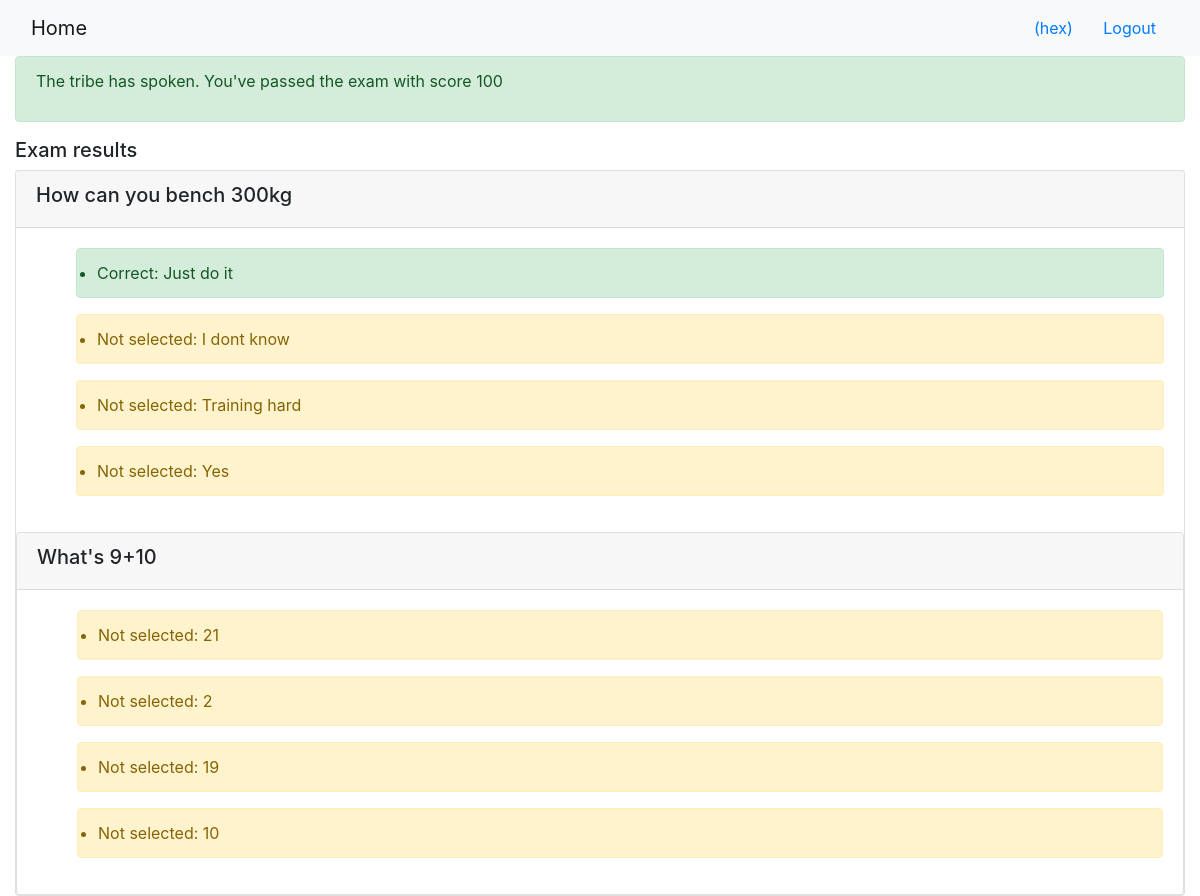
/onlinecourse/course/1/submission/1/result/ (signed in), run on the app's committed database.
### onlinecourse/models.py (models this page shows, shortened)
class Question(models.Model):
    courses = models.ManyToManyField(Course)
    lesson = models.ForeignKey(Lesson, on_delete=models.CASCADE)
    qtext = models.CharField(null=False, max_length=200)
    qvalue = models.IntegerField(null=False)

class Choice(models.Model):
 questionid = models.ForeignKey(Question, on_delete=models.CASCADE, default=0)
 ctext = models.CharField(null=False, max_length=50)
 iscorrect = models.BooleanField(default=False)

### onlinecourse/views.py (the view)
# urls.py: path('course/<int:course_id>/submission/<int:submission_id>/result/',views.show_exam_result, name ='show_exam_result'),
def show_exam_result(request, course_id, submission_id):
    context = {}
    course = get_object_or_404(Course,pk=course_id)
    lesson = Lesson.objects.get(pk=course.id)
    submission = get_object_or_404(Submission,pk=submission_id)
    submitted_choices = submission.choices.all()
    score = 0
    context['corrcho'] = []
    context['selnotcorr'] = []
    for x in submitted_choices:
        choice = Choice.objects.get(pk=x.id)
        if choice.iscorrect == True:
            context['corrcho'].append(choice.id)
            qid = choice.questionid_id
            questiono = Question.objects.get(pk=qid)
            score += questiono.qvalue
        else:
            context['selnotcorr'].append(choice.id)
    context['score'] = score
    context['lesson'] = lesson
    context['course'] = course
    return render(request, 'onlinecourse/exam_result_bootstrap.html', context)

### onlinecourse/templates/onlinecourse/exam_result_bootstrap.html (shortened to what this page needs)
<!DOCTYPE html>
<html lang="en">
<head>
    {% load static %}
    <link rel="stylesheet" href="https://maxcdn.bootstrapcdn.com/bootstrap/4.5.2/css/bootstrap.min.css">
</head>
<body>
 <nav class="navbar navbar-light bg-light">
    <div class="container-fluid">
        <div class="navbar-header">
              <a class="navbar-brand" href="{% url 'onlinecourse:index' %}">Home</a>
        </div>
        <ul class="nav navbar-nav navbar-right">
            {% if user.is_authenticated %}
            <li>
                <a class="btn btn-link" href="#">{{ user.first_name }}({{ user.username }})</a>
                <a class="btn btn-link" href="{% url 'onlinecourse:logout' %}">Logout</a>
            </li>
            {% endif %}
        </ul>
    </div>
</nav>
<div class="container-fluid">
    {% if score > 60 %}
    <div class="alert alert-success">
       <p>The tribe has spoken. You've passed the exam with score {{score}}</p>
    </div>
    {% else %}
        <div class="alert alert-danger">
            <p>The tribe has spoken. You've failed the exam with score {{score}} </p>
        </div>
        <a class="btn btn-link text-danger" href="{% url 'onlinecourse:course_details' course.id %}">Re-test</a>
    {% endif %}
        <div class="card-columns-vertical">
        <h5>Exam results</h5>
            {%for question in lesson.question_set.all%}
            <div class="card">
                <div class="card-header"><h5>{{question.qtext}}</h5></div>
                    <div class="card-body">
                        <ul>
                {%for choice in question.choice_set.all%}
                    {%if choice.id in corrcho%}
                            <div class="alert alert-success">
                                <li>Correct: {{choice.ctext}}</li>
                            </div>
                    {%elif choice.id in selnotcorr%}
                            <div class="alert alert-danger">
                                <li>Incorrect: {{choice.ctext}}</li>
                            </div>
                    {%else%}
                            <div class="alert alert-warning">
                                <li>Not selected: {{choice.ctext}}</li>
                            </div>
                    {% endif %}
                {% endfor %}
                        </ul>
                    </div>
            {% endfor %}
        </div>
    </div>
</body>
</html>

### data on the page
Question: qtext "How can you bench 300kg"
Choice: ctext "Just do it"
Choice: ctext "I dont know"
Choice: ctext "Training hard"
Choice: ctext "Yes"
Question: qtext "What's 9+10"
Choice: ctext "21"
Choice: ctext "2"
Choice: ctext "19"
Choice: ctext "10"

### other printed values
{{ user.username }} "hex"
{{ score }} "100"
